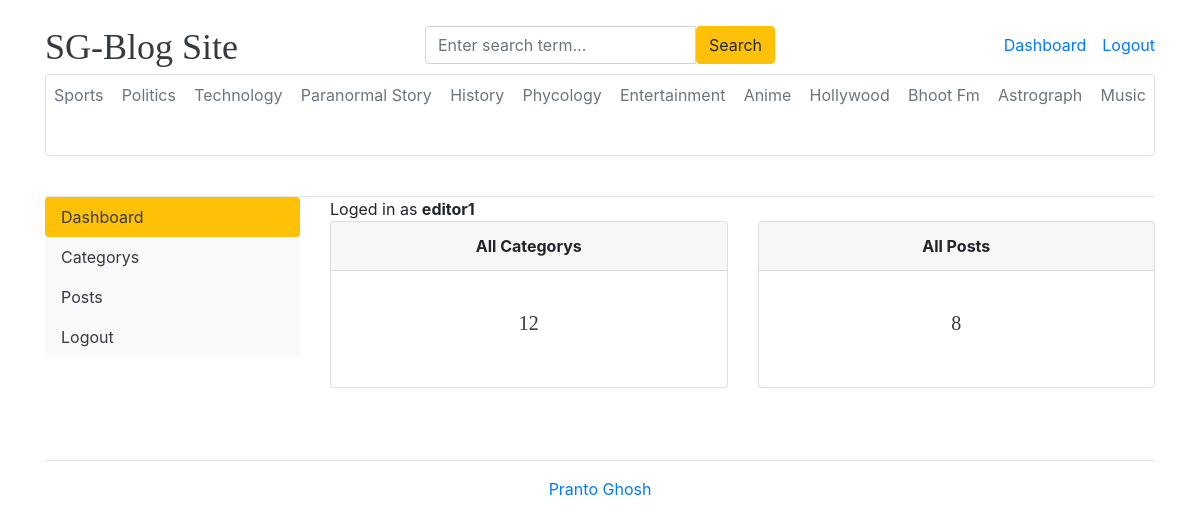
Screenshot of /dashboard/ (signed in) with the database file from the repository.
### blogs/models.py (models this page shows, shortened)
class category(models.Model):
    category_name=models.CharField(max_length=50,unique=True)
    created_at=models.DateTimeField(auto_now_add=True)
    updated_at=models.DateTimeField(auto_now=True)
    class Meta:
        verbose_name_plural='category'

### Dashboard/views.py (the view)
# urls.py: path('',dashboard,name='dashboard'),
@login_required(login_url=('login'))
def dashboard(request):
    category_count=category.objects.all().count()
    blog_count=Blog.objects.all().count()
    context={
        'category_count':category_count,
        'blog_count':blog_count,
    }
    return render(request,'dashboard/dashboard.html',context)

### blogs/context_processors.py (called while the page is built)
def category_list(request):
    category_list=category.objects.all()
    return dict(category_list=category_list)

def Social_Link(requset):
    social_links=social_link.objects.all()
    return dict(social_links=social_links)

### templates/dashboard/dashboard.html
{% extends 'base.html' %}
{% block body %}
 <div class="row">
{% include "dashboard/side_bar.html" %}
    <div class="col-md-9">
        Loged in as <b>{{user}}</b>
        <div class="row">
            <div class="col">
                <div class="card border-default mb-3">
                    <div class="card-header text-center text-upercase font-weight-bold">All Categorys </div>
                     <div class="card-body text-dark">
                        <div class="card-body text-dark">
                            <h5 class="card-title text-center">{{category_count}}</h5>
                        </div>
                     </div>
                </div>
            </div>
            <div class="col">
                <div class="card border-default mb-3">
                    <div class="card-header text-center text-upercase font-weight-bold">All Posts </div>
                     <div class="card-body text-dark">
                        <div class="card-body text-dark">
                            <h5 class="card-title text-center">{{blog_count}}</h5>
                        </div>
                     </div>
                </div>
            </div>
        </div>
    </div>
 </div>
{% endblock %}

### templates/base.html (shortened to what this page needs)
{% load static %}
<!DOCTYPE html>
<html lang="en">
<head>
    <link href="https://getbootstrap.com/docs/4.0/dist/css/bootstrap.min.css" rel="stylesheet">
    <link href="{% static 'css/blog.css' %}" rel="stylesheet">
    <link rel="stylesheet" href="https://cdnjs.cloudflare.com/ajax/libs/font-awesome/4.7.0/css/font-awesome.min.css">
  </head>
    <div class="container">
      <header class="blog-header py-3">
        <div class="row flex-nowrap justify-content-between align-items-center">
          <div class="col-4 pt-1">
            <a class="blog-header-logo text-dark" href="/">SG-Blog Site </a>
          </div>
          <div class="col-4 ">
            <form action="{% url 'search' %}" method="GET">
              <div class="input-group">
                <input class="form-control" type="text" name="keyword" placeholder="Enter search term..." aria-label="Enter search term..." aria-describedby="button-search" />
                <button type="submit" class="btn btn-warning" id="button-search" type="button">Search</button>
            </div>
            </form>
          </div>
          <div class="col-4 d-flex justify-content-end align-items-center">
            {% if not user.is_authenticated %}
            <a class="btn btn-sm btn-warning" href="{% url 'login' %}">Login</a> &nbsp;
            <a class="btn btn-sm btn-outline-secondary" href="{% url 'register' %}">Register</a>
            {% else %}
            <span><a href="{% url 'dashboard' %}"> Dashboard </a></span>
            <span><a href="{% url 'logout' %}">Logout</a> </span>
            {% endif %}
          </div>
        </div>
<div class="card mb-4">
  <nav class="nav d-flex justify-content-between">
    {% for i in category_list%}
    <a class="p-2 text-muted" href="{% url 'post_by_category' i.id  %}" >{{i.category_name}}</a>
    {% endfor %}
  </nav>
  <div class="card-body">
</div>
</div>
    </header>
 {% block body %}{% endblock %}
  <footer class="py-3 my-4">
    <ul class="nav justify-content-center border-bottom pb-3 mb-3">
    </ul>
    <p  class="text-center text-muted"> <a href="https://github.com/superkhool" > Pranto Ghosh </a></p>
  </footer>
</div>
</html>

### static/css/blog.css (style rules this page uses)
.blog-header { border-bottom: 1px solid #e5e5e5; }
.blog-header-logo { font-family: "Playfair Display", Georgia, "Times New Roman", serif; font-size: 2.25rem; }
h1, h2, h3, h4, h5, h6 { font-family: "Playfair Display", Georgia, "Times New Roman", serif; }

### rows the page displays
category: category_name "Sports"
category: category_name "Politics"
category: category_name "Technology"
category: category_name "Paranormal Story"
category: category_name "History"
category: category_name "Phycology"
category: category_name "Entertainment"
category: category_name "Anime"
category: category_name "Hollywood"
category: category_name "Bhoot Fm"
category: category_name "Astrograph"
category: category_name "Music"

### other values shown
{{ user }} "editor1"
{{ category_count }} "12"
{{ blog_count }} "8"
